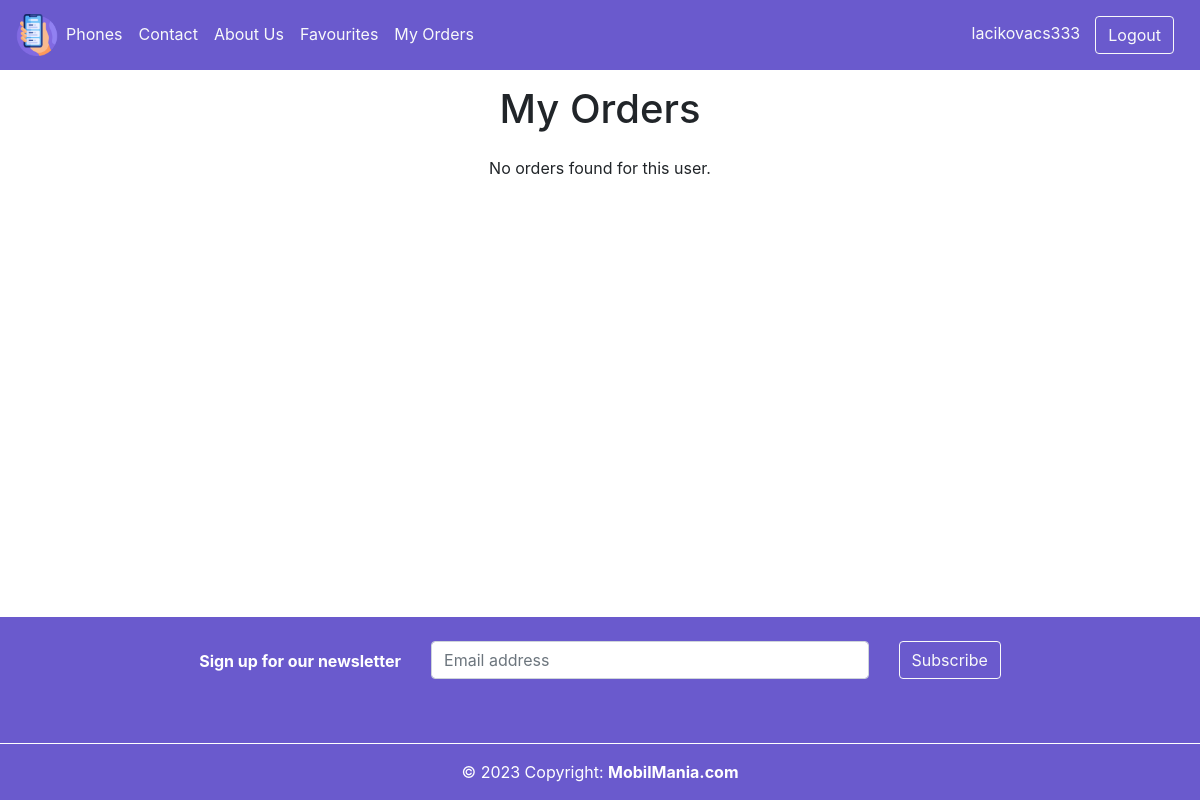
/my_orders.php (signed in), run on an earlier commit of the app's database.
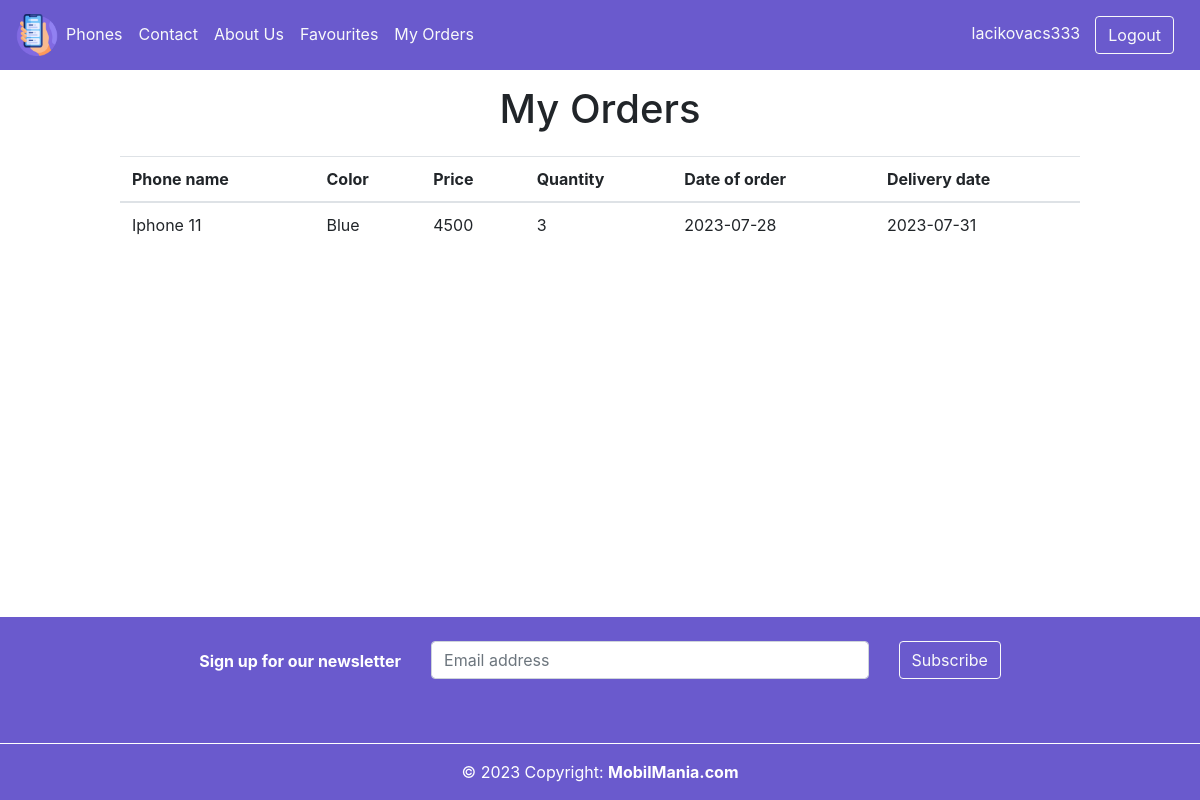
And on a later commit of the database.
### tables this page shows
CREATE TABLE `phones` (
  `id_phone` int(11) NOT NULL,
  `id_manufacturer` int(11) NOT NULL,
  `model` varchar(255) NOT NULL,
  `price` int(11) NOT NULL,
  `operating_system` varchar(255) NOT NULL,
  `processor` varchar(255) NOT NULL,
  `operating_system_v` int(11) NOT NULL,
  `sim` varchar(255) NOT NULL,
  `screen_size` double NOT NULL,
  `capacity` int(11) NOT NULL,
  `fm_radio` enum('yes','no') NOT NULL,
  `ram` int(11) NOT NULL,
  `external` enum('yes','no') NOT NULL,
  `internal` int(11) NOT NULL,
  `main_primary_camera` varchar(255) NOT NULL,
  `main_flash` enum('yes','no') NOT NULL,
  `main_video_record` enum('yes','no') NOT NULL,
  `main_face_detect` enum('yes','no') NOT NULL,
  `main_autofocus` enum('yes','no') NOT NULL,
  `main_led_flash` enum('yes','no') NOT NULL,
  `secondary_second` varchar(255) NOT NULL,
  `second_smile_detection` enum('yes','no') NOT NULL,
  `second_video` enum('yes','no') NOT NULL,
  `second_led_flash` enum('yes','no') NOT NULL,
  `second_flash` enum('yes','no') NOT NULL,
  `second_autofocus` enum('yes','no') NOT NULL,
  `wifi` enum('yes','no') NOT NULL,
  `bluetooth` enum('yes','no') NOT NULL,
  `usb` enum('yes','no') NOT NULL,
  `nfc` enum('yes','no') NOT NULL,
  `gps` varchar(255) NOT NULL,
  `mobile_network` enum('yes','no') NOT NULL,
  `2g` enum('yes','no') NOT NULL,
  `3g` enum('yes','no') NOT NULL,
  `4g` enum('yes','no') NOT NULL,
  `5g` enum('yes','no') NOT NULL,
  `weight` double NOT NULL,
  `sms` enum('yes','no') NOT NULL,
  `email` enum('yes','no') NOT NULL,
  `height` double NOT NULL,
  `width` double NOT NULL,
  `length` double NOT NULL,
  `visible` int(11) NOT NULL
);

CREATE TABLE `orders` (
  `id_order` int(11) NOT NULL,
  `id_phone` int(11) NOT NULL,
  `color` varchar(255) NOT NULL,
  `quantity` int(11) NOT NULL,
  `price` int(11) NOT NULL,
  `id_user` int(11) NOT NULL,
  `firstname` varchar(255) NOT NULL,
  `lastname` varchar(255) NOT NULL,
  `phonenumber` varchar(255) NOT NULL,
  `delivery_method` varchar(255) NOT NULL,
  `city` varchar(255) NOT NULL,
  `postOffice` varchar(255) NOT NULL,
  `date` date NOT NULL DEFAULT current_timestamp()
);

### my_orders.php (the view, shortened to what this page needs)
<div class="nav-phones">
    <?php include "includes/nav.php";
    $conn = connectDatabase($dsn, $pdoOptions);
    ?>
</div>
<?php
$id_user = $_SESSION['id_user'];
$sql1 = "SELECT * FROM orders WHERE id_user = :id_user AND date <= DATE_ADD(CURDATE(), INTERVAL 3 DAY) ORDER BY date DESC";
$stmt1 = $conn->prepare($sql1);
$stmt1->bindValue(':id_user', $id_user, PDO::PARAM_INT);
$stmt1->execute();
$results1 = $stmt1->fetchAll(PDO::FETCH_ASSOC);
?>
<!DOCTYPE html>
<html>
<head>
</head>
<body>
<div style="width: 100%;">
    <h1 style="text-align: center; padding: 15px">My Orders</h1>
    <?php if (!empty($results1)): ?>
        <div style="width: 100%; display: flex;justify-content: center;align-items: center">
            <table class="table" style="width: 80%; padding: 5px;">
                <thead>
                <tr>
                    <th scope="col">Phone name</th>
                    <th scope="col">Color</th>
                    <th scope="col">Price</th>
                    <th scope="col">Quantity</th>
                    <th scope="col">Date of order</th>
                    <th scope="col">Delivery date</th>
                </tr>
                </thead>
                <?php foreach ($results1 as $row1):
                    $id_phone = $row1["id_phone"];
                    $sql2 = "SELECT * FROM phones WHERE id_phone = '$id_phone'";
                    $stmt2 = $conn->prepare($sql2);
                    $stmt2->execute();
                    $results2 = $stmt2->fetchAll(PDO::FETCH_ASSOC);
                    ?>
                <?php if (date("Y-m-d") <= date('Y-m-d', strtotime($row1["date"] . ' +3 days'))) { ?>
                    <tbody>
                    <tr>
                        <td>
                            <?php if ($stmt2->rowCount() > 0) { ?>
                            <?php foreach ($results2 as $row2) {
                                echo $row2["model"];
                            }
                            }
                            ?>
                        </td>
                        <td style="text-transform: capitalize;"><?php echo $row1["color"];?></td>
                        <td><?php echo $row1["price"];?></td>
                        <td><?php echo $row1["quantity"];?></td>
                        <td><?php echo $row1["date"]; ?></td>
                        <td><?php echo date('Y-m-d', strtotime($row1["date"] . ' +3 days')); ?></td>
                    </tr>
                    </tbody>
                <?php }
                    else
                    {
                    }
                    ?>
                <?php endforeach; ?>
            </table>
        </div>
    <?php else: ?>
        <p style="text-align: center">No orders found for this user.</p>
    <?php endif; ?>
</div>
<?php include "includes/footer.php"?>
</body>
</html>

What changed in the data, as far as the page shows it:
added orders: color "Blue", price "4500", quantity "3", date "2023-07-28", date "2023-07-31"
added phones: model "Iphone 11"
Also different on the page:
text no longer shown: "No orders found for this user."
text now shown: "Phone name Color Price Quantity Date of order Delivery date"
